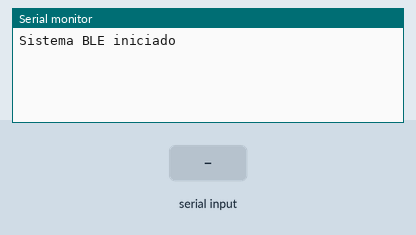
The sketch below on a simulated Arduino Uno, built with avr-gcc and run on an emulated ATmega328P. Parts: the last lines printed to the serial monitor. The test bench sets the inputs (shaded band).

Above: at 1.2 s.
1.3 s: "1\n" received over the second serial link
At 2.0 s:
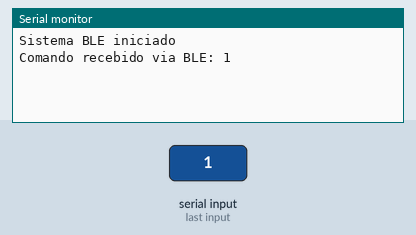
2.8 s: "0\n" received over the second serial link
At 3.1 s:
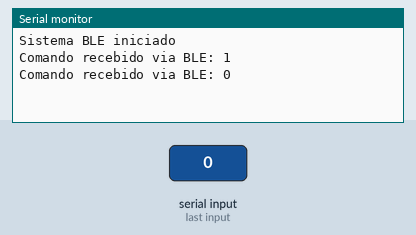
4.3 s: "2\n" received over the second serial link
At 5.5 s:
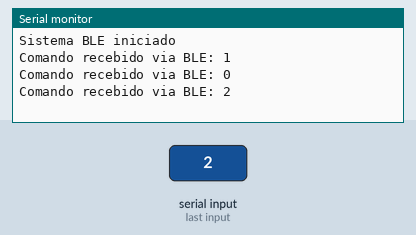

The sketch:

bluetooth_hm10_ble_arduino.ino
```cpp
#include <SoftwareSerial.h>

// HM-10 conectado nos pinos 2 (RX) e 3 (TX)
SoftwareSerial ble(2, 3); // RX, TX

void setup() {
  Serial.begin(9600);
  ble.begin(9600); // HM-10 padrão: 9600 bps

  Serial.println("Sistema BLE iniciado");
}

void loop() {
  if (ble.available()) {
    char cmd = ble.read();

    // Ignora caracteres de controle comuns
    if (cmd == '\n' || cmd == '\r') {
      return;
    }

    // Processa comando
    // (Mesmo protocolo do exemplo Bluetooth Clássico)
    Serial.print("Comando recebido via BLE: ");
    Serial.println(cmd);

    // Aqui entraria a lógica de controle do robô
    // (motores, servos, modos de operação, etc.)
  }
}
```

Measured:
- after the input at 1.3 s, the serial monitor: prints a new line at once (image 1)
- after the input at 2.8 s, the serial monitor: prints a new line at once (image 2)
- after the input at 4.3 s, the serial monitor: prints a new line at once (image 3)
